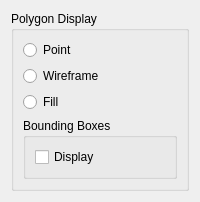
                <widget class="QWidget" name="tab_5">
                 <attribute name="title">
                  <string>Rasterization</string>
                 </attribute>
                 <layout class="QVBoxLayout" name="verticalLayout_9">
                  <item>
                   <widget class="QGroupBox" name="groupBox_3">
                    <property name="sizePolicy">
                     <sizepolicy hsizetype="Minimum" vsizetype="Maximum">
                      <horstretch>0</horstretch>
                      <verstretch>0</verstretch>
                     </sizepolicy>
                    </property>
                    <property name="title">
                     <string>Polygon Display</string>
                    </property>
                    <layout class="QVBoxLayout" name="verticalLayout_11">
                     <item>
                      <widget class="QRadioButton" name="rasterize_point_button">
                       <property name="text">
                        <string>Point</string>
                       </property>
                      </widget>
                     </item>
                     <item>
                      <widget class="QRadioButton" name="rasterize_wireframe_button">
                       <property name="text">
                        <string>Wireframe</string>
                       </property>
                      </widget>
                     </item>
                     <item>
                      <widget class="QRadioButton" name="rasterize_fill_button">
                       <property name="text">
                        <string>Fill</string>
                       </property>
                      </widget>
                     </item>
                     <item>
                      <widget class="QGroupBox" name="groupBox_5">
                       <property name="sizePolicy">
                        <sizepolicy hsizetype="Preferred" vsizetype="Maximum">
                         <horstretch>0</horstretch>
                         <verstretch>0</verstretch>
                        </sizepolicy>
                       </property>
                       <property name="title">
                        <string>Bounding Boxes</string>
                       </property>
                       <layout class="QGridLayout" name="gridLayout_19">
                        <item row="1" column="0" colspan="2">
                         <widget class="QCheckBox" name="rasterize_display_bbox_checkbox">
                          <property name="text">
                           <string>Display</string>
                          </property>
                         </widget>
                        </item>
                       </layout>
                      </widget>
                     </item>
                    </layout>
                   </widget>
                  </item>
                 </layout>
                </widget>
